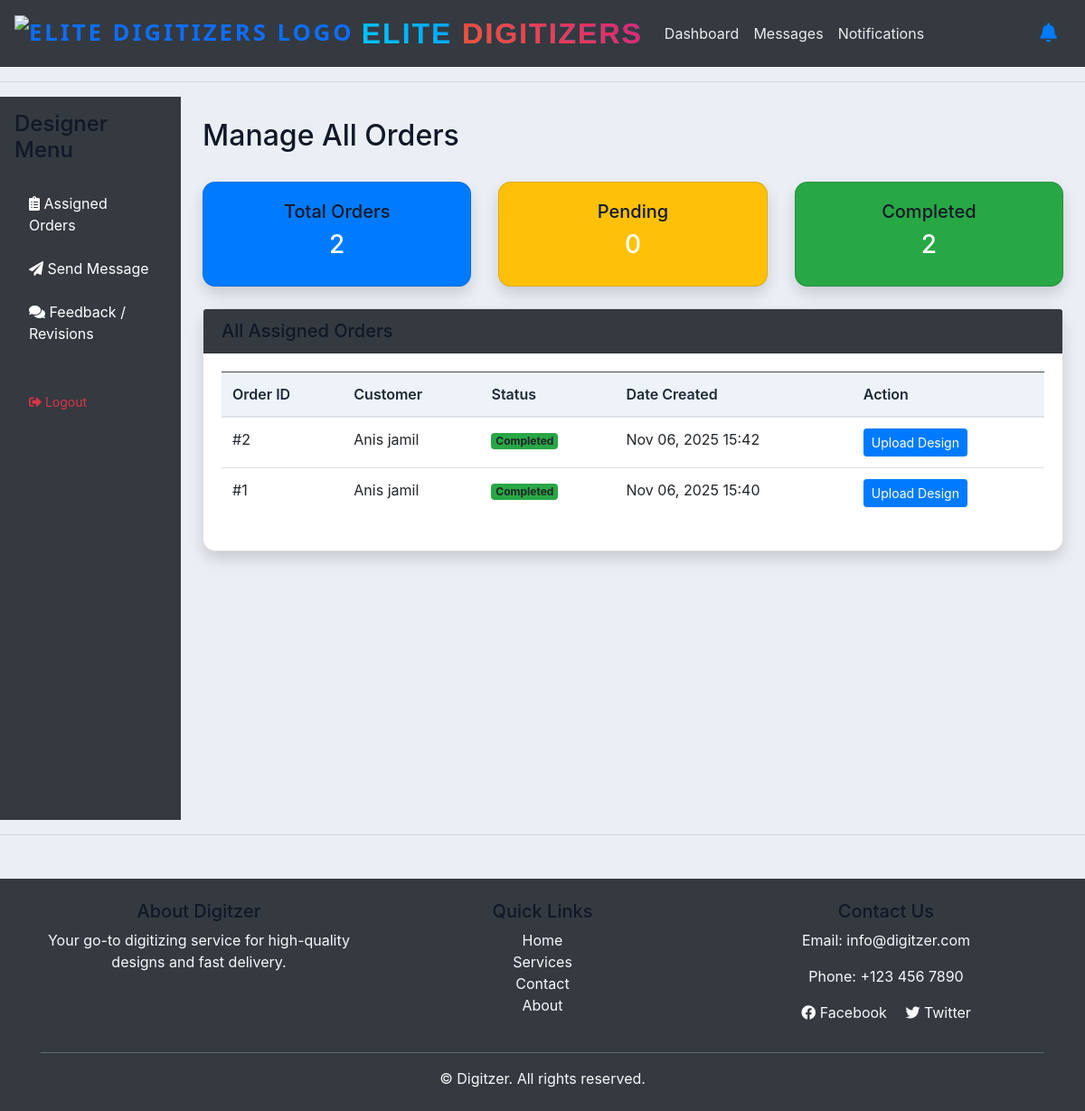
The app's page /designer/manage-orders/ (signed in) with its own data.
### accounts/models.py (models this page shows, shortened)
class Order(models.Model):
    STATUS = (
        ('Pending', 'Pending'),
        ('Out for delivery', 'Out for delivery'),
        ('Delivered', 'Delivered'),
        ('Quote Requested', 'Quote Requested'),
        ('Active', 'Active'),
        ('Completed', 'Completed'),
        ('Released', 'Released'),
    )
    ORDER_TYPE = (
        ('Digitizing', 'Digitizing'),
        ('Vector', 'Vector'),
        ('Patch', 'Patch'),
        ('Quote', 'Quote'),
    )
    PAYMENT_STATUS = (
        ('Pending', 'Pending'),
        ('Paid', 'Paid'),
        ('Refunded', 'Refunded'),
    )
    REVIEW_STATUS = (
    ('Pending', 'Pending'),
    ('Approved', 'Approved'),
    ('Rejected', 'Rejected'),
    )
    PLACEMENT_CHOICES = [
        ('Apron', 'Apron'),
        ('Bags', 'Bags'),
        ('Cap', 'Cap'),
        ('Cap Side', 'Cap Side'),
        ('Cap Back', 'Cap Back'),
        ('Chest', 'Chest'),
        ('Gloves', 'Gloves'),
        ('Jacket Back', 'Jacket Back'),
        ('Patches', 'Patches'),
        ('Sleeve', 'Sleeve'),
        ('Towel', 'Towel'),
        ('Visor', 'Visor'),
        ('Other', 'Other'),
    ]
    FABRIC_CHOICES = [
        ('Blanket', 'Blanket'),
        ('Canvas', 'Canvas'),
        ('Canis', 'Canis'),
        ('Cotton Woven', 'Cotton Woven'),
        ('Denim', 'Denim'),
        ('Felt', 'Felt'),
        ('Flannel', 'Flannel'),
        ('Fleece', 'Fleece'),
        ('Leather', 'Leather'),
        ('Nylon', 'Nylon'),
        ('Pique', 'Pique'),
        ('Polyester', 'Polyester'),
        ('Silk', 'Silk'),
        ('Single Jersey', 'Single Jersey'),
        ('Towel', 'Towel'),
        ('Twill', 'Twill'),
        ('Other', 'Other'),
    ]
    FORMAT_CHOICES = [
        ('100', '100'),
        ('cdr', 'cdr'),
        ('cdn', 'cdn'),
        ('dsb', 'dsb'),
        ('dst', 'dst'),
        ('dsz', 'dsz'),
        ('emb', 'emb'),
        ('exp', 'exp'),
        ('jef', 'jef'),
        ('ksm', 'ksm'),
        ('ofm', 'ofm'),
        ('pes', 'pes'),
        ('pxf', 'pxf'),
        ('pof', 'pof'),
        ('tap', 'tap'),
        ('xxx', 'xxx'),
        ('other', 'Other'),
    ]
    customer = models.ForeignKey(Customer, on_delete=models.CASCADE)
    order_type = models.ForeignKey(Product, null=True, on_delete=models.SET_NULL)
    Order_name_PO = models.CharField(max_length=50,  null=True, blank=True)# change this to Order_name/PO for patch name patch type
    date_created = models.DateTimeField(auto_now_add=True, null=True)
    status = models.CharField(max_length=200, null=True, choices=STATUS)
    Additional_information = models.TextField(blank=True, null=True)
    design_file = models.FileField(upload_to='designs/', null=True, blank=True)
    invoice_file = models.FileField(upload_to='invoices/', null=True, blank=True)
    quantity = models.PositiveIntegerField(default=1)
    fabric_material = models.CharField(max_length=100, blank=True, null=True, choices=FABRIC_CHOICES)
    Required_Format = models.CharField(max_length=100, blank=True, null=True, default='DST', choices=FORMAT_CHOICES)
    urgent = models.BooleanField(default=False)
    price = models.DecimalField(max_digits=10, decimal_places=2, blank=True, null=True, default=0.00)
    Height = models.CharField(max_length=100, blank=True, null=True, default='standard')
    Width = models.CharField(max_length=100, blank=True, null=True, default='standard')
    total_colors = models.PositiveIntegerField(null=True ,blank=True)
    turnaround_time = models.CharField(max_length=100, blank=True, null=True)
    placement = models.CharField(max_length=100, blank=True, null=True, choices=PLACEMENT_CHOICES)
    released = models.BooleanField(default=False)  # For release_projects
    payment_status = models.CharField(max_length=20, choices=PAYMENT_STATUS, default='Pending')  # For follow-up payments
    date_completed = models.DateTimeField(null=True, blank=True)  # Optional: track completion time
    review_status = models.CharField(max_length=20, choices=REVIEW_STATUS, default='Pending')
    review_comment = models.TextField(blank=True, null=True)
    design_file = models.FileField(upload_to='designs/', blank=True, null=True)# limated size 2MB
    assigned_sale_reps = models.ForeignKey(
        SalesRepresentative,
        on_delete=models.SET_NULL,
        null=True,
        blank=True,
        related_name='sales_rep_orders'
    )
    assigned_designer = models.ForeignKey(
        User,
        on_delete=models.SET_NULL,
        null=True,
        blank=True,
        related_name='designer_orders'
    )

class Customer(models.Model):
    user = models.OneToOneField(
        User, null=True, blank=True,
        on_delete=models.CASCADE,
        related_name="customer_profile"
    )
    name = models.CharField(max_length=200,null=True, blank=True)
    designer = models.ForeignKey(
        'Designer', null=True, blank=True,
        on_delete=models.SET_NULL,
        related_name='orders'
    )
    profile_pic = models.ImageField(
        upload_to='profile_pics/',
        null=True,
        blank=True,
        default='profile_pics/default.png'
    )
    sales_rep = models.ForeignKey('SalesRepresentative', null=True, blank=True, on_delete=models.SET_NULL)
    phone = models.CharField(max_length=200, null=True, blank=True)
    email = models.CharField(max_length=200, null=True, blank=True)
    date_created = models.DateTimeField(auto_now_add=True, null=True)

### accounts/views.py (the view)
# urls.py: path("designer/manage-orders/", views.designer_manage_orders, name="design_manage_orders"),   #this
@login_required
def designer_manage_orders(request):
    all_orders = Order.objects.filter(assigned_designer=request.user)
    status = request.GET.get('status', None)
    orders = all_orders.order_by('-date_created')
    if status:
        orders = orders.filter(status=status)
    counts = {
        'total': all_orders.count(),
        'pending': all_orders.filter(status='Pending').count(),
        'completed': all_orders.filter(status='Completed').count()
    }
    return render(request, 'accounts/design_manage_orders.html', {
        'orders': orders,
        'status_filter': status,
        'counts': counts
    })

### templates/accounts/design_manage_orders.html (shortened to what this page needs)
{% extends 'accounts/main.html' %}
{% load static %}
{% block content %}
<div class="container-fluid">
    <div class="row">
        <div class="col-md-3 col-lg-2 bg-dark text-white vh-100 p-3">
            <h4 class="mb-4">Designer Menu</h4>
            <ul class="nav flex-column">
                <li class="nav-item mb-2">
                    <a href="{% url 'designer-dashboard' %}" class="nav-link text-white">
                        <i class="fas fa-clipboard-list me-2"></i> Assigned Orders
                    </a>
                </li>
                <li class="nav-item mb-2">
                    <a href="{% url 'communicate_with_sales_admin' %}" class="nav-link text-white">
                        <i class="fas fa-paper-plane me-2"></i> Send Message
                    </a>
                </li>
                <li class="nav-item mb-2">
                    <a href="{% url 'designer_feedback' %}" class="nav-link text-white">
                        <i class="fas fa-comments me-2"></i> Feedback / Revisions
                    </a>
                </li>
                <li class="nav-item mt-4">
                    <a class="nav-link text-danger" href="{% url 'logout' %}">
                        <i class="fas fa-sign-out-alt me-2"></i> Logout
                    </a>
                </li>
            </ul>
        </div>
        <div class="col-md-9 col-lg-10 p-4">
            <div class="d-flex justify-content-between align-items-center mb-4">
                <h2>Manage All Orders</h2>
            </div>
            <div class="row mb-4">
                <div class="col-md-4">
                    <div class="card text-white bg-primary shadow">
                        <div class="card-body text-center">
                            <h5>Total Orders</h5>
                            <h3>{{ counts.total }}</h3>
                        </div>
                    </div>
                </div>
                <div class="col-md-4">
                    <div class="card text-white bg-warning shadow">
                        <div class="card-body text-center">
                            <h5>Pending</h5>
                            <h3>{{ counts.pending }}</h3>
                        </div>
                    </div>
                </div>
                <div class="col-md-4">
                    <div class="card text-white bg-success shadow">
                        <div class="card-body text-center">
                            <h5>Completed</h5>
                            <h3>{{ counts.completed }}</h3>
                        </div>
                    </div>
                </div>
            </div>
            <div class="card shadow">
                <div class="card-header bg-dark text-white">
                    <h5 class="mb-0">All Assigned Orders</h5>
                </div>
                <div class="card-body">
                    <table class="table table-hover align-middle">
                        <thead class="table-dark">
                            <tr>
                                <th>Order ID</th>
                                <th>Customer</th>
                                <th>Status</th>
                                <th>Date Created</th>
                                <th>Action</th>
                            </tr>
                        </thead>
                        <tbody>
                            {% for order in orders %}
                            <tr>
                                <td>#{{ order.id }}</td>
                                <td>{{ order.customer.name }}</td>
                                <td>
                                    {% if order.status == "Pending" %}
                                        <span class="badge bg-warning text-dark">Pending</span>
                                    {% elif order.status == "Completed" %}
                                        <span class="badge bg-success">Completed</span>
                                    {% else %}
                                        <span class="badge bg-secondary">{{ order.status }}</span>
                                    {% endif %}
                                </td>
                                <td>{{ order.date_created|date:"M d, Y H:i" }}</td>
                                <td>
                                    <a href="{% url 'upload_design' order.id %}" class="btn btn-primary btn-sm">
                                        Upload Design
                                    </a>
                                </td>
                            </tr>
                            {% empty %}
                            <tr>
                                <td colspan="5" class="text-center">
                                    No assigned orders found.
                                </td>
                            </tr>
                            {% endfor %}
                        </tbody>
                    </table>
                </div>
            </div>
        </div>
    </div>
</div>
{% endblock %}

### static/css/main.css (style rules this page uses)
body { background-color: #ebeff5; }
.text-danger { font-size: 0.875rem; color: #dc3545 !important; margin-top: 5px; }
.card { border-radius: 14px; }
.table thead th { background: #eef3f9; color: #1f2937; font-weight: 600; }
h5, h4, h2 { color: #111827; }

### records on screen
Order: id "2", customer.name "Anis jamil", status "Completed", date_created "Nov 06, 2025 15:42"
Order: id "1", customer.name "Anis jamil", status "Completed", date_created "Nov 06, 2025 15:40"

### other values on screen
{{ counts.total }} "2"
{{ counts.pending }} "0"
{{ counts.completed }} "2"
